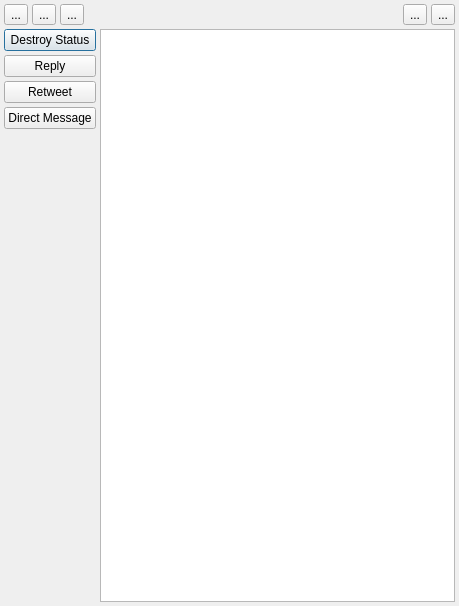
<?xml version="1.0" encoding="UTF-8"?>
<ui version="4.0">
 <class>Dialog</class>
 <widget class="QDialog" name="Dialog">
  <property name="geometry">
   <rect>
    <x>0</x>
    <y>0</y>
    <width>459</width>
    <height>606</height>
   </rect>
  </property>
  <property name="windowTitle">
   <string>Dialog</string>
  </property>
  <layout class="QVBoxLayout" name="verticalLayout_3">
   <item>
    <layout class="QVBoxLayout" name="verticalLayout_2">
     <property name="spacing">
      <number>-1</number>
     </property>
     <property name="sizeConstraint">
      <enum>QLayout::SetNoConstraint</enum>
     </property>
     <item>
      <layout class="QHBoxLayout" name="horizontalLayout_2">
       <item>
        <widget class="QToolButton" name="toolButton">
         <property name="toolTip">
          <string extracomment="Set username and password"/>
         </property>
         <property name="text">
          <string>...</string>
         </property>
         <property name="icon">
          <iconset>
           <normaloff>icons/settings.png</normaloff>icons/settings.png</iconset>
         </property>
         <property name="iconSize">
          <size>
           <width>48</width>
           <height>48</height>
          </size>
         </property>
        </widget>
       </item>
       <item>
        <widget class="QToolButton" name="toolButton_2">
         <property name="toolTip">
          <string extracomment="Post New Status"/>
         </property>
         <property name="text">
          <string>...</string>
         </property>
         <property name="icon">
          <iconset>
           <normaloff>icons/new.png</normaloff>icons/new.png</iconset>
         </property>
         <property name="iconSize">
          <size>
           <width>48</width>
           <height>48</height>
          </size>
         </property>
        </widget>
       </item>
       <item>
        <widget class="QToolButton" name="toolButton_5">
         <property name="toolTip">
          <string extracomment="Get Firends Latest Updates"/>
         </property>
         <property name="text">
          <string>...</string>
         </property>
         <property name="icon">
          <iconset>
           <normaloff>icons/get_mesg.png</normaloff>icons/get_mesg.png</iconset>
         </property>
         <property name="iconSize">
          <size>
           <width>48</width>
           <height>48</height>
          </size>
         </property>
        </widget>
       </item>
       <item>
        <spacer name="horizontalSpacer">
         <property name="orientation">
          <enum>Qt::Horizontal</enum>
         </property>
         <property name="sizeHint" stdset="0">
          <size>
           <width>40</width>
           <height>20</height>
          </size>
         </property>
        </spacer>
       </item>
       <item>
        <widget class="QToolButton" name="toolButton_3">
         <property name="toolTip">
          <string extracomment="Quit"/>
         </property>
         <property name="text">
          <string>...</string>
         </property>
         <property name="icon">
          <iconset>
           <normaloff>icons/close.png</normaloff>icons/close.png</iconset>
         </property>
         <property name="iconSize">
          <size>
           <width>48</width>
           <height>48</height>
          </size>
         </property>
        </widget>
       </item>
       <item>
        <widget class="QToolButton" name="toolButton_4">
         <property name="toolTip">
          <string extracomment="About"/>
         </property>
         <property name="text">
          <string>...</string>
         </property>
         <property name="icon">
          <iconset>
           <normaloff>icons/about.png</normaloff>icons/about.png</iconset>
         </property>
         <property name="iconSize">
          <size>
           <width>48</width>
           <height>48</height>
          </size>
         </property>
        </widget>
       </item>
      </layout>
     </item>
     <item>
      <layout class="QHBoxLayout" name="horizontalLayout">
       <item>
        <layout class="QVBoxLayout" name="verticalLayout">
         <item>
          <widget class="QPushButton" name="pushButton_5">
           <property name="text">
            <string>Destroy Status</string>
           </property>
          </widget>
         </item>
         <item>
          <widget class="QPushButton" name="pushButton_3">
           <property name="text">
            <string>Reply</string>
           </property>
          </widget>
         </item>
         <item>
          <widget class="QPushButton" name="pushButton_2">
           <property name="text">
            <string>Retweet</string>
           </property>
           <property name="iconSize">
            <size>
             <width>12</width>
             <height>12</height>
            </size>
           </property>
          </widget>
         </item>
         <item>
          <widget class="QPushButton" name="pushButton_4">
           <property name="text">
            <string>Direct Message</string>
           </property>
          </widget>
         </item>
         <item>
          <spacer name="verticalSpacer">
           <property name="orientation">
            <enum>Qt::Vertical</enum>
           </property>
           <property name="sizeHint" stdset="0">
            <size>
             <width>0</width>
             <height>0</height>
            </size>
           </property>
          </spacer>
         </item>
        </layout>
       </item>
       <item>
        <widget class="QListWidget" name="listWidget">
         <property name="flow">
          <enum>QListView::LeftToRight</enum>
         </property>
         <property name="isWrapping" stdset="0">
          <bool>true</bool>
         </property>
         <property name="wordWrap">
          <bool>true</bool>
         </property>
        </widget>
       </item>
      </layout>
     </item>
    </layout>
   </item>
  </layout>
 </widget>
 <layoutdefault spacing="4" margin="4"/>
 <resources/>
 <connections>
  <connection>
   <sender>toolButton_3</sender>
   <signal>clicked()</signal>
   <receiver>Dialog</receiver>
   <slot>close()</slot>
   <hints>
    <hint type="sourcelabel">
     <x>295</x>
     <y>33</y>
    </hint>
    <hint type="destinationlabel">
     <x>232</x>
     <y>22</y>
    </hint>
   </hints>
  </connection>
  <connection>
   <sender>toolButton_4</sender>
   <signal>clicked()</signal>
   <receiver>Dialog</receiver>
   <slot>accept()</slot>
   <hints>
    <hint type="sourcelabel">
     <x>372</x>
     <y>28</y>
    </hint>
    <hint type="destinationlabel">
     <x>186</x>
     <y>37</y>
    </hint>
   </hints>
  </connection>
  <connection>
   <sender>toolButton_2</sender>
   <signal>clicked()</signal>
   <receiver>Dialog</receiver>
   <slot>accept()</slot>
   <hints>
    <hint type="sourcelabel">
     <x>108</x>
     <y>24</y>
    </hint>
    <hint type="destinationlabel">
     <x>149</x>
     <y>7</y>
    </hint>
   </hints>
  </connection>
  <connection>
   <sender>pushButton_5</sender>
   <signal>clicked()</signal>
   <receiver>Dialog</receiver>
   <slot>accept()</slot>
   <hints>
    <hint type="sourcelabel">
     <x>82</x>
     <y>74</y>
    </hint>
    <hint type="destinationlabel">
     <x>10</x>
     <y>216</y>
    </hint>
   </hints>
  </connection>
  <connection>
   <sender>pushButton_3</sender>
   <signal>clicked()</signal>
   <receiver>Dialog</receiver>
   <slot>accept()</slot>
   <hints>
    <hint type="sourcelabel">
     <x>34</x>
     <y>105</y>
    </hint>
    <hint type="destinationlabel">
     <x>12</x>
     <y>260</y>
    </hint>
   </hints>
  </connection>
  <connection>
   <sender>pushButton_2</sender>
   <signal>clicked()</signal>
   <receiver>Dialog</receiver>
   <slot>accept()</slot>
   <hints>
    <hint type="sourcelabel">
     <x>14</x>
     <y>129</y>
    </hint>
    <hint type="destinationlabel">
     <x>18</x>
     <y>306</y>
    </hint>
   </hints>
  </connection>
  <connection>
   <sender>pushButton_4</sender>
   <signal>clicked()</signal>
   <receiver>Dialog</receiver>
   <slot>accept()</slot>
   <hints>
    <hint type="sourcelabel">
     <x>74</x>
     <y>162</y>
    </hint>
    <hint type="destinationlabel">
     <x>16</x>
     <y>349</y>
    </hint>
   </hints>
  </connection>
 </connections>
</ui>
